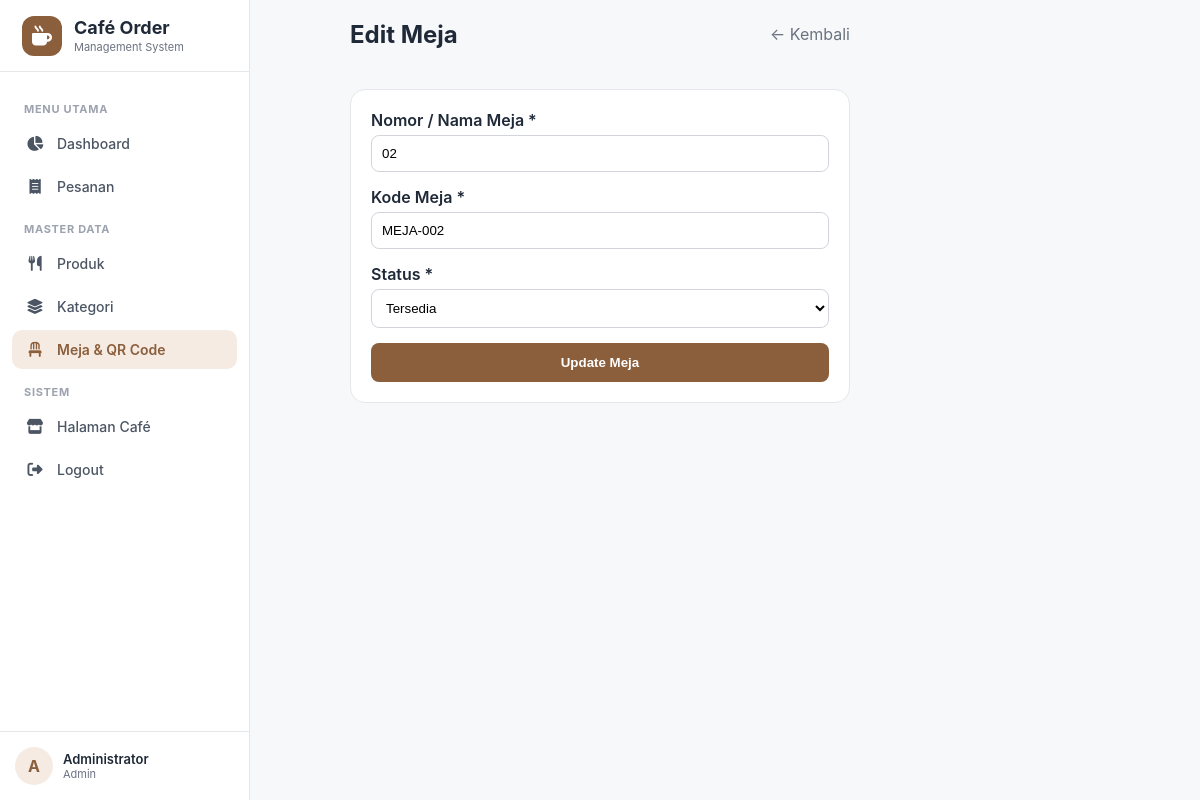
Screenshot of /admin/meja/edit.php?id=2 (signed in) with the database file from the repository.
### tables this page shows
CREATE TABLE tables (
    id INT UNSIGNED AUTO_INCREMENT PRIMARY KEY,
    nomor_meja VARCHAR(20) NOT NULL UNIQUE,
    kode_meja VARCHAR(100) NOT NULL UNIQUE,
    qr_code VARCHAR(255) NULL,
    status ENUM('tersedia', 'digunakan', 'nonaktif') NOT NULL DEFAULT 'tersedia',
    created_at TIMESTAMP DEFAULT CURRENT_TIMESTAMP,
    updated_at TIMESTAMP DEFAULT CURRENT_TIMESTAMP ON UPDATE CURRENT_TIMESTAMP
);

### admin/meja/edit.php (the view, shortened to what this page needs)
<?php
require_once "../../config/database.php";
$id = filter_input(INPUT_GET, 'id', FILTER_VALIDATE_INT);
$stmt = $pdo->prepare("SELECT * FROM tables WHERE id = ?");
$stmt->execute([$id]);
$meja = $stmt->fetch();
require_once "../../includes/header.php";
require_once "../../includes/navbar.php";
?>
<div style="max-width: 500px; margin: 0 auto;">
    <div style="display: flex; justify-content: space-between; align-items: center; margin-bottom: 20px;">
        <h2>Edit Meja</h2>
        <a href="index.php" style="color: #6b7280; text-decoration: none;">&larr; Kembali</a>
    </div>
    <div class="panel">
        <div class="panel-body">
            <form action="" method="POST" style="display: flex; flex-direction: column; gap: 15px;">
                <div>
                    <label style="display: block; margin-bottom: 5px; font-weight: 600;">Nomor / Nama Meja *</label>
                    <input type="text" name="nomor_meja" value="<?= htmlspecialchars($meja['nomor_meja']) ?>" required style="width: 100%; padding: 10px; border: 1px solid #d1d5db; border-radius: 8px;">
                </div>
                <div>
                    <label style="display: block; margin-bottom: 5px; font-weight: 600;">Kode Meja *</label>
                    <input type="text" name="kode_meja" value="<?= htmlspecialchars($meja['kode_meja']) ?>" required style="width: 100%; padding: 10px; border: 1px solid #d1d5db; border-radius: 8px;">
                </div>
                <div>
                    <label style="display: block; margin-bottom: 5px; font-weight: 600;">Status *</label>
                    <select name="status" style="width: 100%; padding: 10px; border: 1px solid #d1d5db; border-radius: 8px; background: white;">
                        <option value="tersedia" <?= $meja['status'] === 'tersedia' ? 'selected' : '' ?>>Tersedia</option>
                    </select>
                </div>
                <button type="submit" style="padding: 12px; background: #8b5e3c; color: white; border: none; border-radius: 8px; font-weight: 600; cursor: pointer;">
                    Update Meja
                </button>
            </form>
        </div>
    </div>
</div>
<?php require_once "../../includes/footer.php"; ?>

### assets/css/admin.css (style rules this page uses)
:root { --primary: #8b5e3c; --primary-dark: #6f472d; --primary-light: #f5ebe3; --white: #ffffff; --bg: #f7f8fa; --text: #1f2937; --text-muted: #6b7280; --border: #e5e7eb; --success: #16a34a; --success-bg: #dcfce7; --warning: #d97706; --warning-bg: #fef3c7; --danger: #dc2626; --danger-bg: #fee2e2; --info: #2563eb; --info-bg: #dbeafe; --sidebar-width: 250px; }
* { box-sizing: border-box; }
html, body { margin: 0; padding: 0; }
body { font-family: Inter, -apple-system, BlinkMacSystemFont, "Segoe UI", Roboto, Arial, sans-serif; background: var(--bg); color: var(--text); }
.panel { background: white; border: 1px solid var(--border); border-radius: 15px; overflow: hidden; }
.panel-body { padding: 20px; }

### rows the page displays
tables: nomor_meja "02", kode_meja "MEJA-002", status "Tersedia"

### other values shown
substr($user_name, 0, 1) "A"
$user_name "Administrator"
$user_role "Admin"
